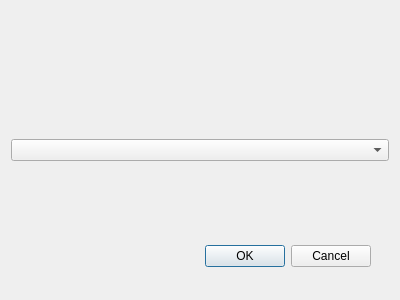
<ui version="4.0" >
 <class>TimestepSelector</class>
 <widget class="QDialog" name="TimestepSelector" >
  <property name="geometry" >
   <rect>
    <x>0</x>
    <y>0</y>
    <width>400</width>
    <height>300</height>
   </rect>
  </property>
  <property name="windowTitle" >
   <string>TimestepSelector</string>
  </property>
  <widget class="QDialogButtonBox" name="buttonBox" >
   <property name="geometry" >
    <rect>
     <x>30</x>
     <y>240</y>
     <width>341</width>
     <height>32</height>
    </rect>
   </property>
   <property name="orientation" >
    <enum>Qt::Horizontal</enum>
   </property>
   <property name="standardButtons" >
    <set>QDialogButtonBox::Cancel|QDialogButtonBox::Ok</set>
   </property>
  </widget>
  <layout class="QVBoxLayout" name="verticalLayout">
   <item>
       <widget class="QComboBox" name="comboBoxLayer">
        <property name="currentIndex">
         <number>0</number>
        </property>
        
       </widget>
      </item>
 </layout>
 </widget>
 <resources/>
 <connections>
  <connection>
   <sender>buttonBox</sender>
   <signal>accepted()</signal>
   <receiver>TimestepSelector</receiver>
   <slot>accept()</slot>
   <hints>
    <hint type="sourcelabel" >
     <x>248</x>
     <y>254</y>
    </hint>
    <hint type="destinationlabel" >
     <x>157</x>
     <y>274</y>
    </hint>
   </hints>
  </connection>
  <connection>
   <sender>buttonBox</sender>
   <signal>rejected()</signal>
   <receiver>TimestepSelector</receiver>
   <slot>reject()</slot>
   <hints>
    <hint type="sourcelabel" >
     <x>316</x>
     <y>260</y>
    </hint>
    <hint type="destinationlabel" >
     <x>286</x>
     <y>274</y>
    </hint>
   </hints>
  </connection>
 </connections>
</ui>
